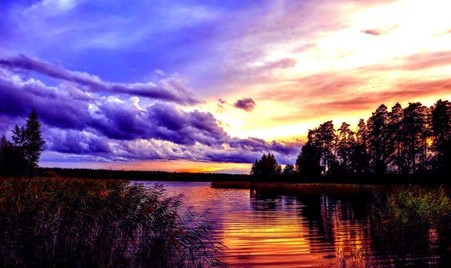
#> input picture Dataset/Images/cd0c13629f217c1ab72c61d0664b3f99.jpg, 451 x 268 px, found by its file name
$ jupyter execute --allow-errors Some_Advanced_OpenCV_Operations.ipynb   (shell and % lines are left out)
#> lines starting #> are read from the running program, lines starting #| are printed output that depends on the picture
<a href="https://colab.research.google.com/github/plthiyagu/AI-Engineering/blob/master/12-Vision%20and%20Image/Some_Advanced_OpenCV_Operations.ipynb" target="_parent"></a>

[cell 1]
import cv2
from google.colab.patches import cv2_imshow

#> (a cell that did not finish here is left out)

#> (a cell that did not finish here is left out)

#> (a cell that did not finish here is left out)

[cell 5]
import cv2
# re-load it in color mode...
image = cv2.imread("cd0c13629f217c1ab72c61d0664b3f99.jpg", cv2.IMREAD_COLOR)
#> image is the input picture: shape (268, 451, 3); mean B, G, R 130, 96.9, 121.3
cv2_imshow( image)
cv2.waitKey()
cv2.destroyAllWindows()

[cell 6]
print(image.shape)
#| (268, 451, 3)
print("Image Height: %d Pixels"%(image.shape[0]))
#| Image Height: 268 Pixels
print("Image Width: %d Pixels"%(image.shape[1]))
#| Image Width: 451 Pixels
print("Number Of Color Channels: %d "%(image.shape[2]))
#| Number Of Color Channels: 3

Learning How to Resize an Image

[cell 7]
import cv2
# load the image in a GRAYSCALE format
image = cv2.imread("cd0c13629f217c1ab72c61d0664b3f99.jpg", cv2.IMREAD_GRAYSCALE)
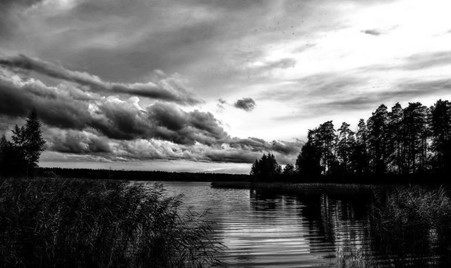
#> image: shape (268, 451); min 0, max 255, mean 108
cv2_imshow(image)
cv2.waitKey()
cv2.destroyAllWindows()


$ run again, with Dataset/Images/367bb0088a3c78036c77ff3fac3340c0.jpg copied over Dataset/Images/cd0c13629f217c1ab72c61d0664b3f99.jpg
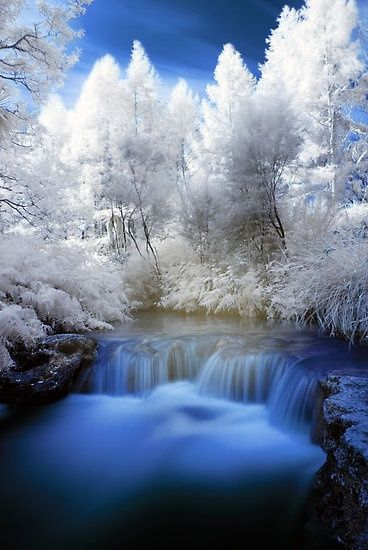
#> input picture Dataset/Images/367bb0088a3c78036c77ff3fac3340c0.jpg, 368 x 550 px, found by its file name
#> image is the input picture: shape (550, 368, 3); mean B, G, R 149.7, 125.6, 110.8
#| (550, 368, 3)
#| Image Height: 550 Pixels
#| Image Width: 368 Pixels
#| Number Of Color Channels: 3
#> `image = cv2.imread("cd0c13629f217c1ab72c61d0664b3f99.jpg", cv2.IMREAD_..`:
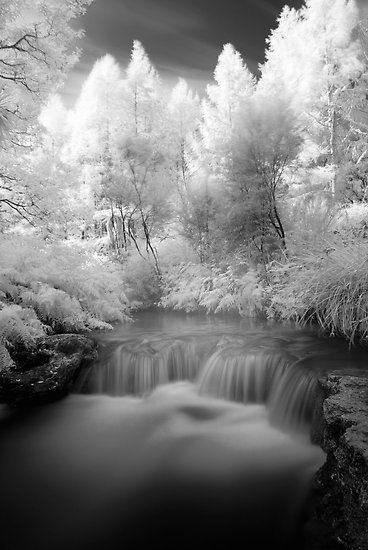
#> image: shape (550, 368); min 0, max 255, mean 123.9

$ run again, with Dataset/Images/83911otsu.jpg copied over Dataset/Images/cd0c13629f217c1ab72c61d0664b3f99.jpg
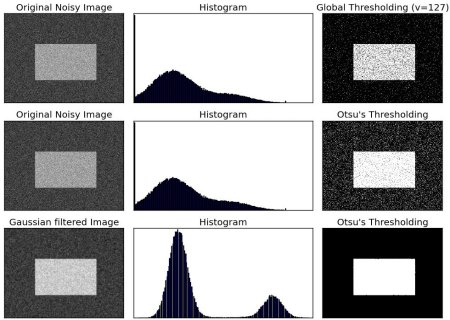
#> input picture Dataset/Images/83911otsu.jpg, 450 x 320 px, found by its file name
#> image is the input picture: shape (320, 450, 3); mean B, G, R 157.2, 156.1, 156.1
#| (320, 450, 3)
#| Image Height: 320 Pixels
#| Image Width: 450 Pixels
#| Number Of Color Channels: 3
#> `image = cv2.imread("cd0c13629f217c1ab72c61d0664b3f99.jpg", cv2.IMREAD_..`:
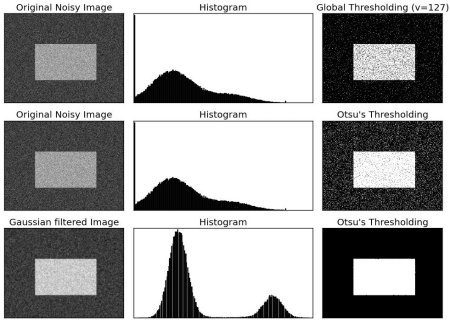
#> image: shape (320, 450); min 0, max 255, mean 156.2

$ run again, with Dataset/Images/Nature.jpg copied over Dataset/Images/cd0c13629f217c1ab72c61d0664b3f99.jpg
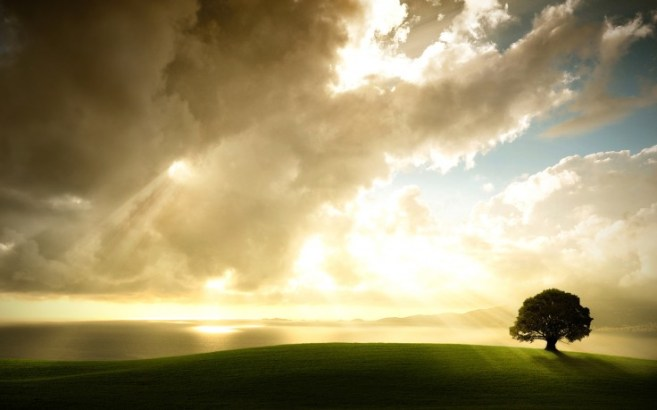
#> input picture Dataset/Images/Nature.jpg, 657 x 410 px, found by its file name
#> image is the input picture: shape (410, 657, 3); mean B, G, R 106.3, 145.2, 158.2
#| (410, 657, 3)
#| Image Height: 410 Pixels
#| Image Width: 657 Pixels
#| Number Of Color Channels: 3
#> `image = cv2.imread("cd0c13629f217c1ab72c61d0664b3f99.jpg", cv2.IMREAD_..`:
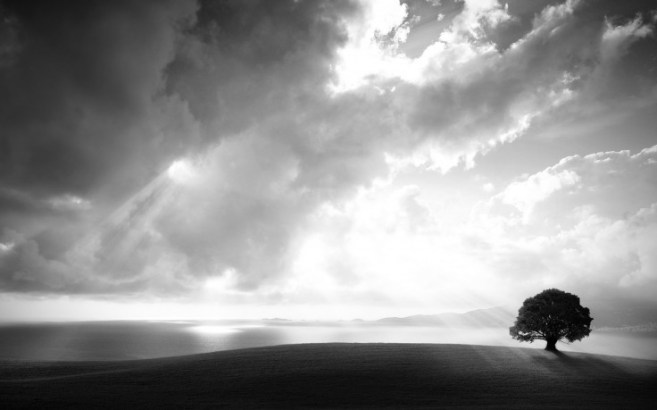
#> image: shape (410, 657); min 0, max 255, mean 144.7
